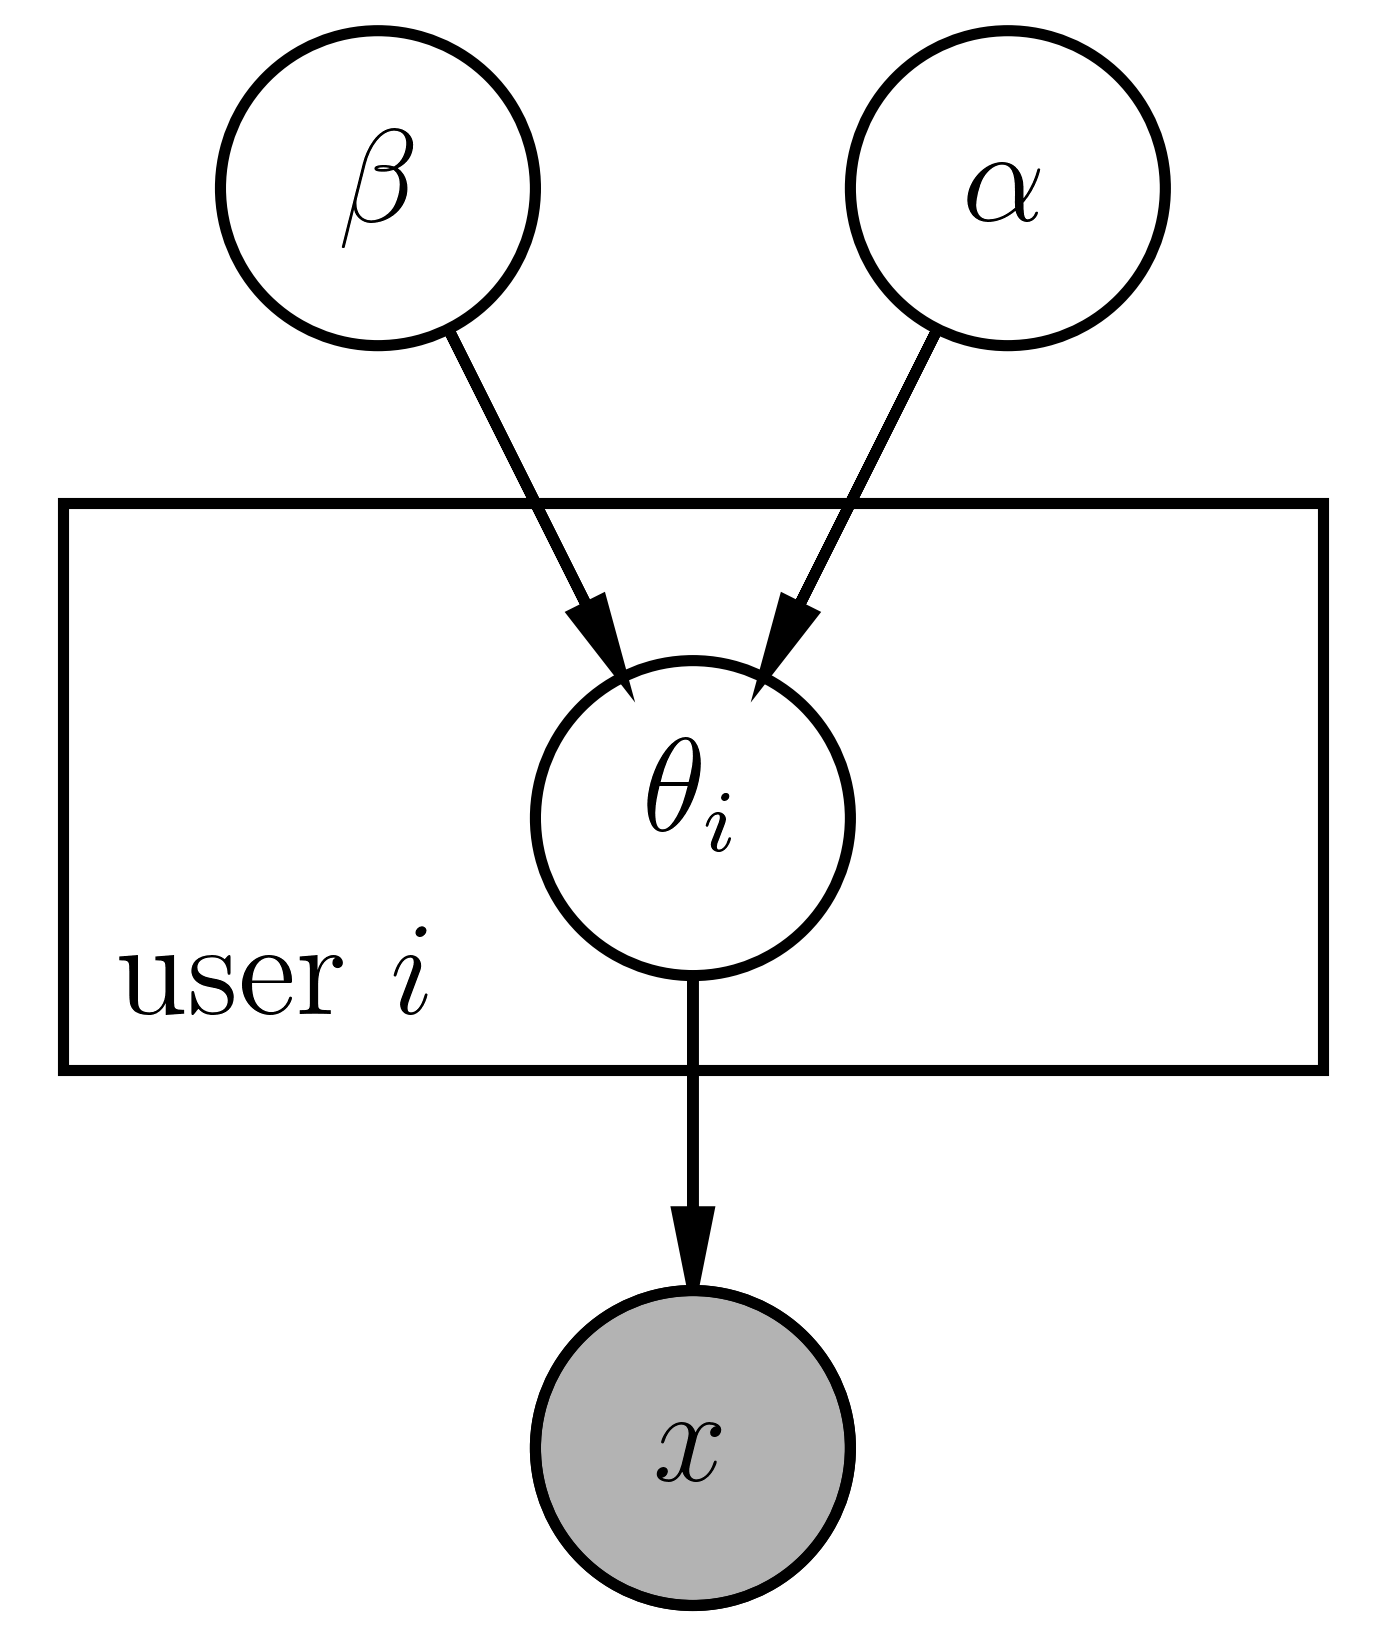

Generate this figure with Python:
from matplotlib import rc
from daft import daft

rc("font", family="serif", size=12)
rc("text", usetex=True)

pgm = daft.PGM([2.2, 2.6], origin=[1.4, 0.7])

# Nodes
pgm.add_node(daft.Node("counts", r"$x$", 2.5, 1, observed=True))
pgm.add_node(daft.Node("jump_proba", r"$\theta_i$", 2.5, 2))
pgm.add_node(daft.Node("alpha", r"$\alpha$", 3, 3))
pgm.add_node(daft.Node("beta", r"$\beta$", 2, 3))

# Edges
pgm.add_edge("jump_proba", "counts")
pgm.add_edge("alpha", "jump_proba")
pgm.add_edge("beta", "jump_proba")

# Plaque
pgm.add_plate(daft.Plate([1.5, 1.5, 2, 1], label=r"user $i$",
    shift=0.1))

pgm.render()
pgm.figure.savefig("shifted_beta_geometric.pdf")


